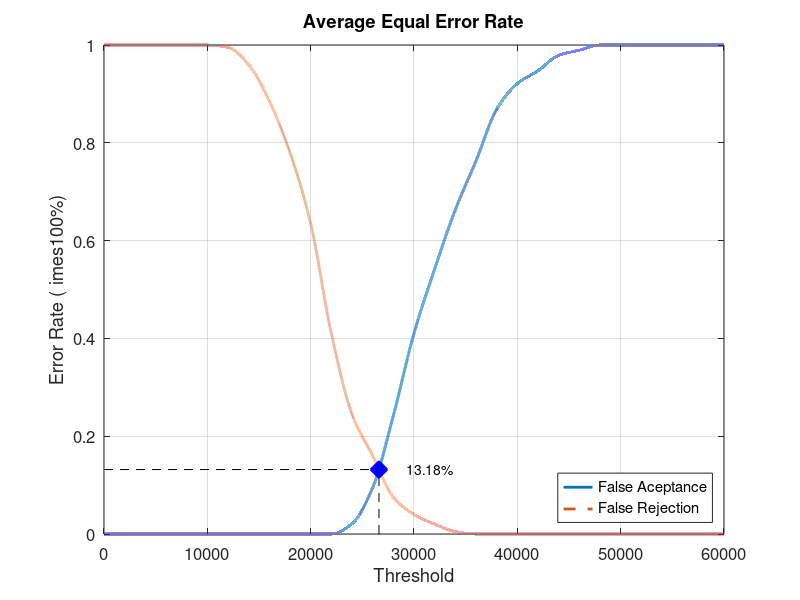
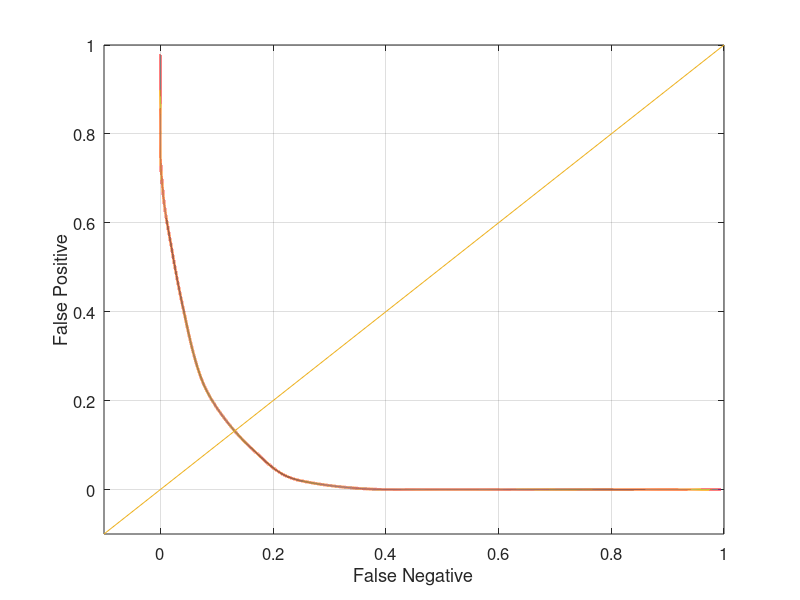

Reproduce these figures in MATLAB, in order.
close all;
clear;
clc;
x = 0:2000:60000;
xq = 0:0.5:60000;

y0 = [0 0 0 0 0 0 0 0 0 0 0 0 0.0210526 0.0947368 0.242105 0.410526 0.542105 0.663158 0.763158 0.868421 0.921053 0.947368 0.978947 0.989474 1 1 1 1 1 1 1]
yy0 = interp1(x, y0, xq, 'pchip');
y1 = [1 1 1 1 1 1 0.995 0.96 0.885 0.78 0.635 0.41 0.245 0.16 0.075 0.04 0.02 0.005 0 0 0 0 0 0 0 0 0 0 0 0 0]
yy1 = interp1(x, y1, xq, 'pchip');

% Calculating EER: 
y2 = abs(y0 - y1);
find(y2 == min(y2))
yy2 = abs(yy0 - yy1);
xEER = find(yy2 == min(yy2));
xEERIndex = xq(xEER) % X-axis EER
yEER = yy0(xEER) % Y-axis EER

main = figure
plot(xq, yy0,'-','LineWidth', 2);	hold on
plot(xq, yy1,'--','LineWidth', 2);	hold on
plot([xEERIndex xEERIndex], [0 yEER], 'k--');	hold on
plot([0 xEERIndex], [yEER yEER], 'k--');	hold on
plot(xEERIndex, yEER, 'bx', 'LineWidth', 10);	hold on
text(xEERIndex + 10 * xEERIndex / 100, yEER, [num2str(round((10000 * yEER)) / 100) '%'])
legend('False Aceptance', 'False Rejection', 'Location', 'SouthEast')
xlabel('Threshold')
ylabel('Error Rate (	imes100%)')
title('Average Equal Error Rate')
set(gca, 'FontSize', 12)
axis([0 60000 0 1])
grid on

print(main, 'Database1_4Main', '-dpng');
FNRxFPR = figure('Color', [1 1 1]);
plot(yy1, yy0, '-', yy1, yy0, 'LineWidth', 2);
hold on
y = -0.1:0.1:1
plot(y, y); 
set(gca, 'FontSize', 12)
xlabel('False Negative')
ylabel('False Positive')
axis([-0.1 1 -0.1 1])
set(gca, 'FontSize', 12)
grid on

print(FNRxFPR, 'Database1_4FNRxFPR','-dpng');
